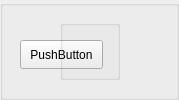
       <widget class="QGroupBox" name="groupBox_p203">
        <property name="minimumSize">
         <size>
          <width>170</width>
          <height>100</height>
         </size>
        </property>
        <property name="title">
         <string/>
        </property>
        <widget class="QPushButton" name="pushButton_p203">
         <property name="geometry">
          <rect>
           <x>20</x>
           <y>40</y>
           <width>83</width>
           <height>29</height>
          </rect>
         </property>
         <property name="text">
          <string>PushButton</string>
         </property>
        </widget>
        <widget class="QGroupBox" name="groupBox_p203info">
         <property name="geometry">
          <rect>
           <x>60</x>
           <y>20</y>
           <width>60</width>
           <height>60</height>
          </rect>
         </property>
         <property name="title">
          <string/>
         </property>
         <widget class="QLabel" name="label_p203attack">
          <property name="geometry">
           <rect>
            <x>0</x>
            <y>0</y>
            <width>30</width>
            <height>30</height>
           </rect>
          </property>
          <property name="text">
           <string/>
          </property>
         </widget>
         <widget class="QLabel" name="label_p203hp">
          <property name="geometry">
           <rect>
            <x>30</x>
            <y>0</y>
            <width>30</width>
            <height>30</height>
           </rect>
          </property>
          <property name="text">
           <string/>
          </property>
         </widget>
         <widget class="QLabel" name="label_p203mobility">
          <property name="geometry">
           <rect>
            <x>0</x>
            <y>30</y>
            <width>30</width>
            <height>30</height>
           </rect>
          </property>
          <property name="text">
           <string/>
          </property>
         </widget>
         <widget class="QLabel" name="label_p203range">
          <property name="geometry">
           <rect>
            <x>30</x>
            <y>30</y>
            <width>30</width>
            <height>30</height>
           </rect>
          </property>
          <property name="text">
           <string/>
          </property>
         </widget>
        </widget>
        <widget class="QLabel" name="label_p203type">
         <property name="geometry">
          <rect>
           <x>140</x>
           <y>40</y>
           <width>30</width>
           <height>30</height>
          </rect>
         </property>
         <property name="styleSheet">
          <string notr="true"/>
         </property>
         <property name="text">
          <string/>
         </property>
        </widget>
       </widget>
